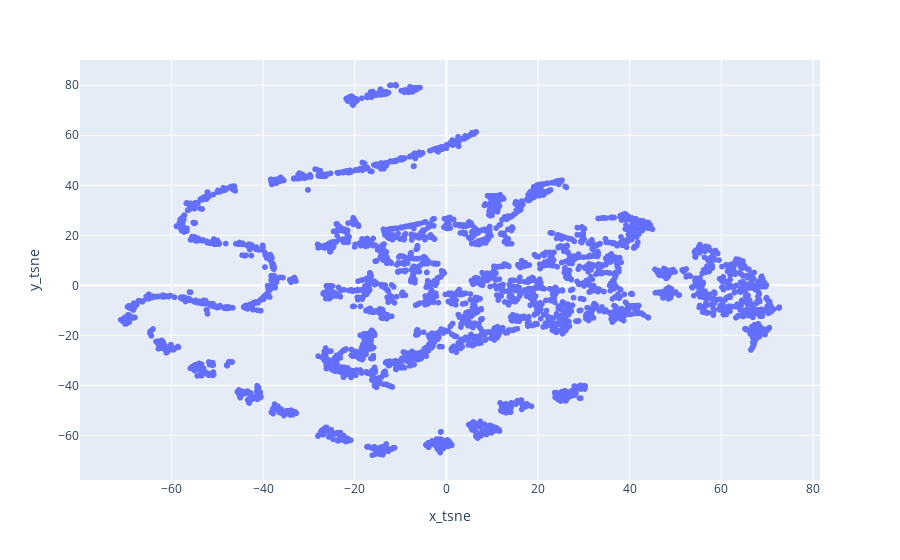

Write notebook code for a chart like this one.
### Code cell
px.scatter(
    projections,
    x="x_tsne",
    y="y_tsne",
)

### Figure 1 — Plotly figure (JSON) as saved in the notebook; plotly's stock layout.template omitted (floating-point values rounded to 4 significant figures; data arrays with more than 128 entries replaced by an {"elided": "..."} marker saying what was removed)
{"data": [{"hovertemplate": "x_tsne=%{x}<br>y_tsne=%{y}<extra></extra>", "legendgroup": "", "marker": {"color": "#636efa", "symbol": "circle"}, "mode": "markers", "name": "", "showlegend": false, "type": "scattergl", "x": {"elided": "4314 float values"}, "xaxis": "x", "y": {"elided": "4314 float values"}, "yaxis": "y"}], "layout": {"legend": {"tracegroupgap": 0}, "margin": {"t": 60}, "xaxis": {"anchor": "y", "domain": [0, 1], "title": {"text": "x_tsne"}}, "yaxis": {"anchor": "x", "domain": [0, 1], "title": {"text": "y_tsne"}}}}
